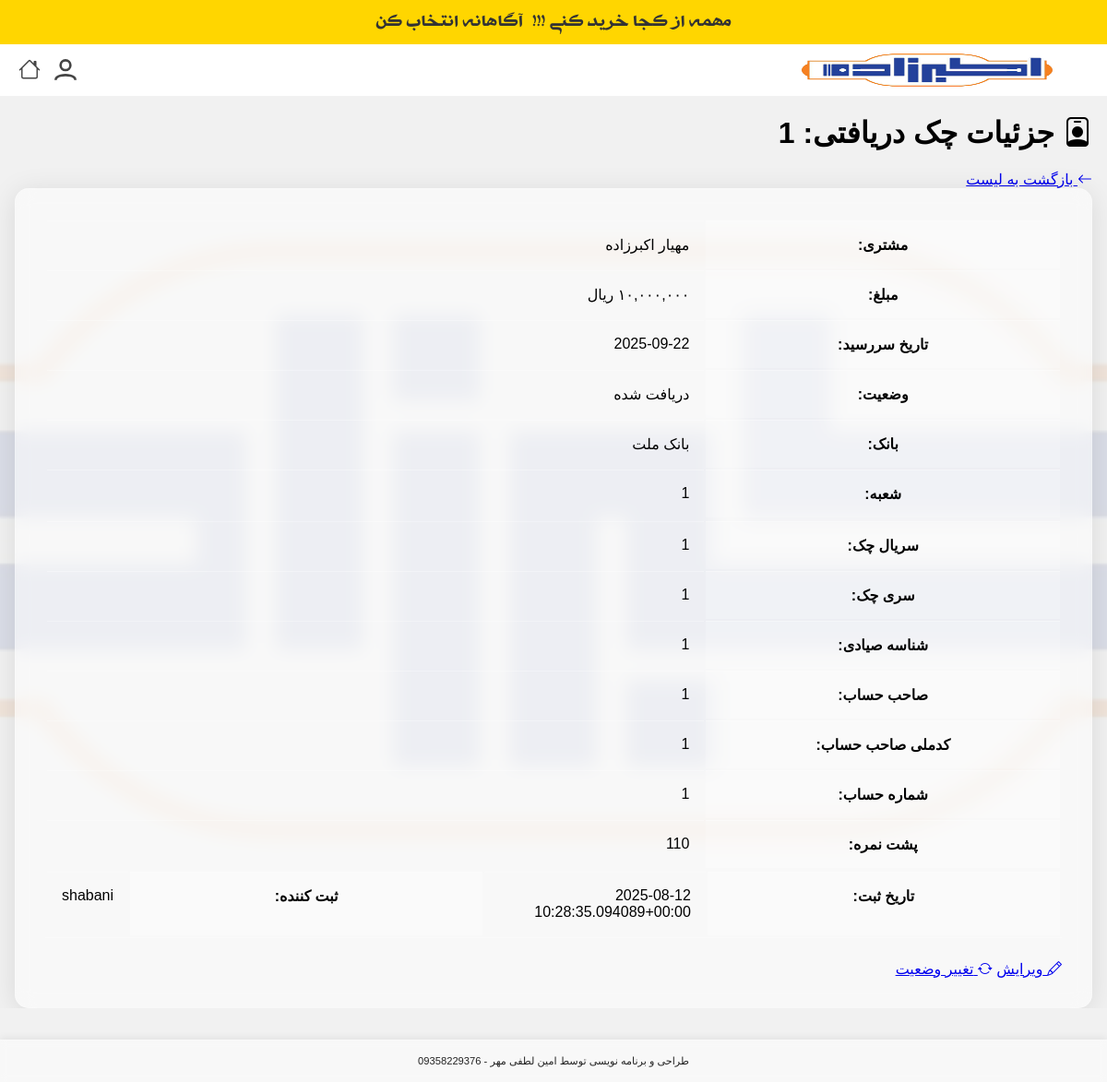
Page /accounting/received-cheques/1/detail/ (signed in) on the earlier database version.
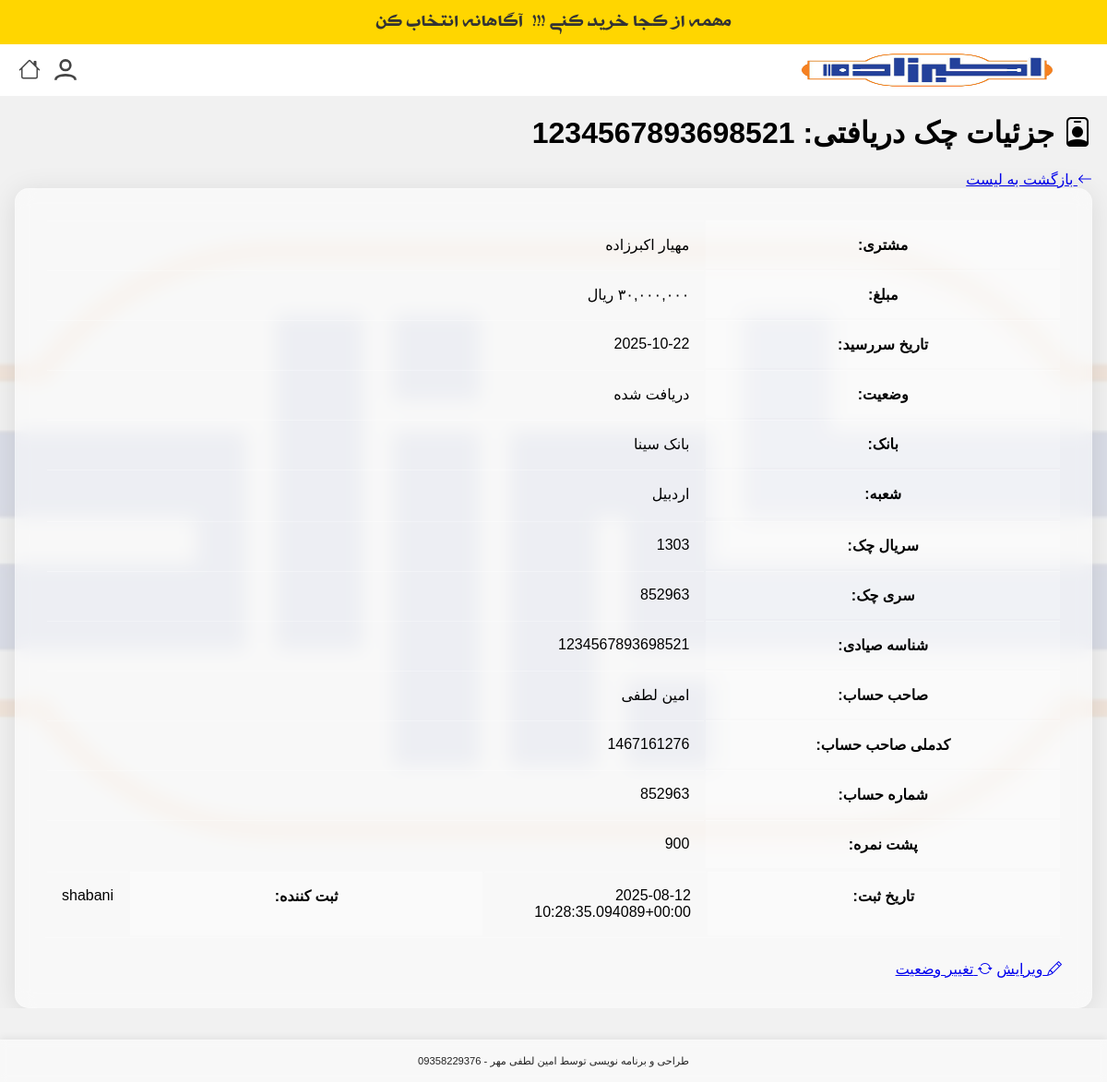
Same page on the later database version.
### products/models.py (models this page shows, shortened)
class ReceivedCheque(models.Model):
    financial_operation = models.ForeignKey('FinancialOperation', on_delete=models.CASCADE, related_name='received_cheques', null=True, blank=True, verbose_name="عملیات مالی")
    customer = models.ForeignKey(Customer, on_delete=models.CASCADE, related_name='received_cheques', verbose_name="مشتری")
    endorsement = models.CharField(max_length=255, blank=True, null=True, verbose_name="پشت نمره")
    due_date = models.DateField(verbose_name="تاریخ سررسید")
    bank_name = models.CharField(max_length=100, verbose_name="نام بانک")
    branch_name = models.CharField(max_length=100, blank=True, null=True, verbose_name="نام شعبه")
    series = models.CharField(max_length=50, blank=True, null=True, verbose_name="سری چک")
    serial = models.CharField(max_length=50, blank=True, null=True, verbose_name="سریال چک")
    sayadi_id = models.CharField(max_length=16, unique=True, verbose_name="شناسه صیادی")
    amount = models.DecimalField(max_digits=15, decimal_places=0, verbose_name="مبلغ")
    owner_name = models.CharField(max_length=255, verbose_name="صاحب حساب")
    national_id = models.CharField(max_length=10, blank=True, null=True, verbose_name="کدملی صاحب حساب")
    account_number = models.CharField(max_length=50, verbose_name="شماره حساب")
    STATUS_CHOICES = [
        ('RECEIVED', 'دریافت شده'),
        ('DEPOSITED', 'واگذار به بانک'),
        ('CLEARED', 'وصول شده'),
        ('MANUALLY_CLEARED', 'وصول به صورت دستی'),
        ('SPENT', 'خرج شده'),
        ('BOUNCED', 'برگشت خورده'),
        ('RETURNED', 'مسترد شده'),
    ]
    status = models.CharField(max_length=20, choices=STATUS_CHOICES, default='RECEIVED', verbose_name="وضعیت")
    recipient_name = models.CharField(max_length=255, blank=True, null=True, verbose_name="نام دریافت‌کننده (در صورت خرج چک)")
    created_at = models.DateTimeField(auto_now_add=True, verbose_name="تاریخ ایجاد")
    updated_at = models.DateTimeField(auto_now=True, verbose_name="تاریخ بروزرسانی")
    created_by = models.ForeignKey(User, on_delete=models.SET_NULL, null=True, related_name='created_received_cheques', verbose_name="ایجاد کننده")
    class Meta:
        verbose_name = "چک دریافتی"
        verbose_name_plural = "چک‌های دریافتی"
        ordering = ['-due_date']

class Customer(models.Model):
    first_name = models.CharField(max_length=100, verbose_name="نام")
    last_name = models.CharField(max_length=100, verbose_name="نام خانوادگی")
    store_name = models.CharField(max_length=255, blank=True, null=True, verbose_name="نام فروشگاه")
    phone = models.CharField(max_length=20, blank=True, null=True, verbose_name="تلفن ثابت")
    mobile = models.CharField(
        max_length=20,
        unique=True,
        verbose_name="شماره موبایل",
        error_messages={
            'unique': 'مشتری دیگری با این شماره همراه قبلاً ثبت شده است.'
        }
    )
    address = models.TextField(blank=True, null=True, verbose_name="آدرس")
    created_by = models.ForeignKey(
        User, on_delete=models.SET_NULL, null=True, related_name='created_customers', verbose_name="ایجاد شده توسط"
    )
    user = models.OneToOneField(
        User, on_delete=models.SET_NULL, null=True, blank=True, related_name='customer_profile', verbose_name="کاربر مرتبط"
    )
    created_at = models.DateTimeField(auto_now_add=True, verbose_name="تاریخ ایجاد")
    class Meta:
        verbose_name = "مشتری"
        verbose_name_plural = "مشتریان"
    def get_full_name(self):
        return f'{self.first_name} {self.last_name}'

### products/views.py (the view)
# urls.py: path('accounting/received-cheques/<int:cheque_id>/detail/', views.received_cheque_detail_view, name='received_cheque_detail'),
@login_required
@group_required('حسابداری')
def received_cheque_detail_view(request, cheque_id):
    cheque = get_object_or_404(ReceivedCheque, id=cheque_id)
    return render(request, 'products/received_cheque_detail.html', {'cheque': cheque})

### products/context_processors.py (called while the page is built)
def recent_orders_processor(request):
    recent_orders_count = 0
    if request.user.is_authenticated:
        recent_orders_count = Order.objects.filter(customer__created_by=request.user).order_by('-created_at')[:5].count()
    return {'recent_orders_count': recent_orders_count}

def notifications_processor(request):
    if request.user.is_authenticated and request.user.groups.filter(name='مدیر').exists():
        unread_notifications = Notification.objects.filter(target_user=request.user, read=False).order_by('-created_at')
        return {'unread_notifications': unread_notifications}
    return {'unread_notifications': []}

### products/templatetags/custom_filters.py (called while the page is built)
@register.filter
def persian_number_format(value):
    if value is None:
        return "0"
    try:
        number = int(float(value))
        formatted = "{:,}".format(number)
        persian_digits = {
            '0': '۰', '1': '۱', '2': '۲', '3': '۳', '4': '۴',
            '5': '۵', '6': '۶', '7': '۷', '8': '۸', '9': '۹'
        }
        for eng, per in persian_digits.items():
            formatted = formatted.replace(eng, per)
        return formatted
    except (ValueError, TypeError):
        return "0"

@register.filter
def jalali_date(value):
    if not value:
        return ''
    jalali_dt = None
    try:
        if isinstance(value, (jdatetime.datetime, jdatetime.date)):
            jalali_dt = value
        elif isinstance(value, datetime):
            jalali_dt = jdatetime.datetime.fromgregorian(datetime=value)
        elif isinstance(value, date):
            jalali_dt = jdatetime.date.fromgregorian(date=value)
        if jalali_dt:
            return jalali_dt.strftime("%Y/%m/%d")
    except (ValueError, TypeError, AttributeError):
        pass  # Fallback to returning the original value
    return str(value)

@register.filter
def jalali_date_time(value):
    if not value:
        return ''
    jalali_dt = None
    try:
        if isinstance(value, jdatetime.datetime):
            jalali_dt = value
        elif isinstance(value, datetime):
            jalali_dt = jdatetime.datetime.fromgregorian(datetime=value)
        if jalali_dt:
            return jalali_dt.strftime("%Y/%m/%d %H:%M")
    except (ValueError, TypeError, AttributeError):
        pass
    return str(value)

### products/templates/products/received_cheque_detail.html (shortened to what this page needs)
{% extends "products/base.html" %}
{% load humanize %}
{% load custom_filters %}
{% block content %}
<div class="list-page-container">
    <div class="list-header">
        <h1><i class="bi bi-person-badge"></i> جزئیات چک دریافتی: {{ cheque.sayadi_id }}</h1>
        <div class="header-actions">
            <a href="{% url 'products:received_cheque_list' %}" class="btn btn-secondary">
                <i class="bi bi-arrow-left"></i> بازگشت به لیست
            </a>
        </div>
    </div>
    <div class="glass-card">
        <div class="card-body">
            <div class="row">
                <div class="col-md-6">
                    <table class="table detail-table">
                        <tr><th>مشتری:</th><td>{{ cheque.customer.get_full_name }}</td></tr>
                        <tr><th>مبلغ:</th><td>{{ cheque.amount|persian_number_format }} ریال</td></tr>
                        <tr><th>تاریخ سررسید:</th><td>{{ cheque.due_date|jalali_date }}</td></tr>
                        <tr><th>وضعیت:</th><td><span class="status-badge {{ cheque.status|lower }}">{{ cheque.get_status_display }}</span></td></tr>
                        <tr><th>بانک:</th><td>{{ cheque.bank_name }}</td></tr>
                        <tr><th>شعبه:</th><td>{{ cheque.branch_name|default_if_none:"" }}</td></tr>
                    </table>
                </div>
                <div class="col-md-6">
                    <table class="table detail-table">
                        <tr><th>سریال چک:</th><td>{{ cheque.serial|default_if_none:"" }}</td></tr>
                        <tr><th>سری چک:</th><td>{{ cheque.series|default_if_none:"" }}</td></tr>
                        <tr><th>شناسه صیادی:</th><td>{{ cheque.sayadi_id }}</td></tr>
                        <tr><th>صاحب حساب:</th><td>{{ cheque.owner_name }}</td></tr>
                        <tr><th>کدملی صاحب حساب:</th><td>{{ cheque.national_id|default_if_none:"" }}</td></tr>
                        <tr><th>شماره حساب:</th><td>{{ cheque.account_number }}</td></tr>
                        <tr><th>پشت نمره:</th><td>{{ cheque.endorsement|default_if_none:"" }}</td></tr>
                    </table>
                </div>
            </div>
             <div class="row mt-3">
                <div class="col-12">
                    <table class="table detail-table">
                         <tr>
                            <th>تاریخ ثبت:</th><td>{{ cheque.created_at|jalali_date_time }}</td>
                            <th>ثبت کننده:</th><td>{{ cheque.created_by.username }}</td>
                        </tr>
                    </table>
                </div>
            </div>
        </div>
        <div class="card-footer text-center">
            <a href="{% url 'products:received_cheque_edit' cheque_id=cheque.id %}" class="btn btn-warning"><i class="bi bi-pencil"></i> ویرایش</a>
            <a href="{% url 'products:change_received_cheque_status' cheque_id=cheque.id %}" class="btn btn-info"><i class="bi bi-arrow-repeat"></i> تغییر وضعیت</a>
        </div>
    </div>
</div>
{% endblock %}

### products/templates/products/base.html (shortened to what this page needs)
<!DOCTYPE html>
<html lang="fa" dir="rtl">
<head>
    {% load static %}
    {% load custom_filters %}
    <link rel="stylesheet" href="https://cdnjs.cloudflare.com/ajax/libs/font-awesome/5.15.4/css/all.min.css">
<link href='https://unpkg.com/boxicons@2.1.4/css/boxicons.min.css' rel='stylesheet'>
<link rel="stylesheet" href="https://cdn.jsdelivr.net/npm/bootstrap-icons@1.10.5/font/bootstrap-icons.css">
</head>
<body class="{% if request.user.groups.all.0.name == 'مشتری' %}is-customer{% elif request.user.groups.all.0.name == 'ویزیتور' %}is-visitor{% endif %}">
<div class="promo-topbar">
    <span> مهمه از کجا خرید کنی !!! </span>
    <img src="" alt="Promo Logo" class="promo-logo"> <span>آگاهانه انتخاب کن</span>
</div>
<div class="dk-header-bg">
<div class="dk-header-main" style="order: 2;">
        <div class="dk-header-logo" style="order:1;">
            <a href="{% if user.is_authenticated and user.groups.all.0.name == 'مدیر' %}
                        {% url 'products:manager_dashboard' %}
                    {% elif user.is_authenticated and user.groups.all.0.name == 'انباردار' %}
                        {% url 'products:warehouse_panel' %}
                    {% elif user.is_authenticated and user.groups.all.0.name == 'حسابداری' %}
                        {% url 'products:accounting_panel' %}
                    {% else %}
                        {% url 'products:product_list' %}
                    {% endif %}">
                <img src="{% static 'images/apg_logo.png' %}" alt="APG Logo">
            </a>
        </div>
        <div class="dk-header-icons" style="order:3;">
            {% block header_icons %}
            <div id="profile-icon-container" style="position:relative;">
                <button id="profile-icon-btn" class="dk-header-icon-btn" type="button" style="background:none; border:none;">
                    <svg><use xlink:href="#profileOff"></use></svg>
                </button>
            </div>
            {% endblock header_icons %}
            <a href="{% if user.is_authenticated and user.groups.all.0.name == 'مدیر' %}
                        {% url 'products:manager_dashboard' %}
                    {% elif user.is_authenticated and user.groups.all.0.name == 'انباردار' %}
                        {% url 'products:warehouse_panel' %}
                    {% elif user.is_authenticated and user.groups.all.0.name == 'حسابداری' %}
                        {% url 'products:accounting_panel' %}
                    {% else %}
                        {% url 'products:product_list' %}
                    {% endif %}" class="dk-header-icon-btn" title="خانه" style="margin-right:1px;">
                <i class="bi bi-house" style="font-size:24px;color:#444;"></i>
            </a>
        </div>
    </div>
</div>
<div class="container">
    {% block content %}
    {% endblock %}
</div>
<div class="footer-bar">
    طراحی و برنامه نویسی توسط امین لطفی مهر - 09358229376
</div>
</body>
</html>

### products/templates/products/received_cheque_detail.html (style rules this page uses)
.glass-card { background: rgba(255, 255, 255, 0.5); backdrop-filter: blur(10px); border-radius: 15px; border: 1px solid rgba(255, 255, 255, 0.2); box-shadow: 0 4px 30px rgba(0, 0, 0, 0.1); padding: 2rem; }
.detail-table { width: 100%; font-family: 'Vazir', sans-serif; }
.detail-table th { width: 35%; font-weight: 600; background-color: rgba(255, 255, 255, 0.2); border: none; }
.detail-table td, .detail-table th { padding: 1rem; vertical-align: top; border-top: 1px solid rgba(255, 255, 255, 0.3); }
.card-footer { background: transparent; border-top: 1px solid rgba(255, 255, 255, 0.3); padding-top: 1.5rem; }

Differences in the rows shown:
changed ReceivedCheque "دریافت شده": sayadi_id "1" → "1234567893698521"; due_date|jalali_date "2025-09-22" → "2025-10-22"; bank_name "بانک ملت" → "بانک سینا"; branch_name "1" → "اردبیل"; serial "1" → "1303"; series "1" → "852963"; owner_name "1" → "امین لطفی"; national_id "1" → "1467161276"; account_number "1" → "852963"; endorsement "110" → "900"
